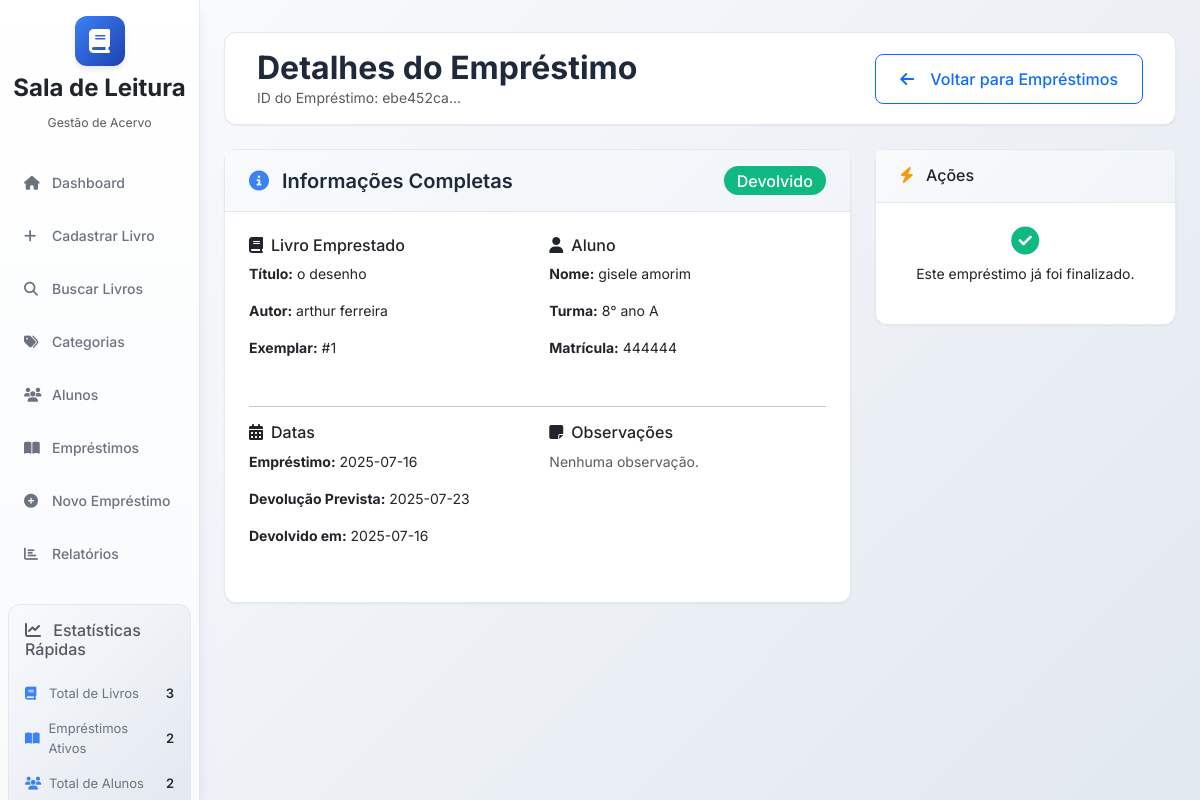
The app's page /loans/ebe452ca-b1a0-4fdb-859c-bb74093d62dc with its own data.
### database/models.py (models this page shows, shortened)
class Book(db.Model):
    __tablename__ = 'books'
    id = db.Column(db.String(36), primary_key=True, default=generate_uuid)
    title = db.Column(db.String(200), nullable=False)
    author = db.Column(db.String(200), nullable=False)
    isbn = db.Column(db.String(20), unique=True)
    total_copies = db.Column(db.Integer, nullable=False)
    category = db.Column(db.String(36), db.ForeignKey('categories.id'))
    publisher = db.Column(db.String(200))
    publication_year = db.Column(db.Integer)
    description = db.Column(db.Text)
    cover_image = db.Column(db.String(500))
    qr_code = db.Column(db.String(100), unique=True)
    created_date = db.Column(db.DateTime, default=datetime.utcnow)
    updated_date = db.Column(db.DateTime, default=datetime.utcnow, onupdate=datetime.utcnow)
    copies = db.relationship('BookCopy', backref='book', lazy=True, cascade='all, delete-orphan')
    loans = db.relationship('Loan', backref='book', lazy=True)

class BookCopy(db.Model):
    __tablename__ = 'book_copies'
    id = db.Column(db.String(36), primary_key=True, default=generate_uuid)
    book_id = db.Column(db.String(36), db.ForeignKey('books.id'), nullable=False)
    copy_number = db.Column(db.Integer, nullable=False)
    shelf = db.Column(db.String(10), nullable=False)
    shelf_section = db.Column(db.String(10), nullable=False)
    position_number = db.Column(db.Integer, nullable=False)
    status = db.Column(db.String(20), db.CheckConstraint("status IN ('available', 'loaned', 'maintenance', 'lost')"), default='available', nullable=False)
    condition = db.Column(db.String(20), db.CheckConstraint("condition IN ('excellent', 'good', 'fair', 'poor')"), default='good', nullable=False)
    notes = db.Column(db.Text)
    created_date = db.Column(db.DateTime, default=datetime.utcnow)
    updated_date = db.Column(db.DateTime, default=datetime.utcnow, onupdate=datetime.utcnow)
    loans = db.relationship('Loan', backref='book_copy', lazy=True)

class Student(db.Model):
    __tablename__ = 'students'
    id = db.Column(db.String(36), primary_key=True, default=generate_uuid)
    name = db.Column(db.String(200), nullable=False)
    class_room = db.Column(db.String(50), nullable=False)
    birth_year = db.Column(db.Integer, nullable=False)
    phone = db.Column(db.String(20))
    address = db.Column(db.Text)
    guardian_name = db.Column(db.String(200), nullable=False)
    guardian_phone = db.Column(db.String(20))
    registration_number = db.Column(db.String(50), unique=True)
    active = db.Column(db.Boolean, default=True)
    created_date = db.Column(db.DateTime, default=datetime.utcnow)
    updated_date = db.Column(db.DateTime, default=datetime.utcnow, onupdate=datetime.utcnow)
    loans = db.relationship('Loan', backref='student', lazy=True)

class Loan(db.Model):
    __tablename__ = 'loans'
    id = db.Column(db.String(36), primary_key=True, default=generate_uuid)
    student_id = db.Column(db.String(36), db.ForeignKey('students.id'), nullable=False)
    book_id = db.Column(db.String(36), db.ForeignKey('books.id'), nullable=False)
    book_copy_id = db.Column(db.String(36), db.ForeignKey('book_copies.id'), nullable=False)
    loan_date = db.Column(db.Date, nullable=False, default=datetime.utcnow().date)
    expected_return_date = db.Column(db.Date, nullable=False)
    actual_return_date = db.Column(db.Date)
    status = db.Column(db.String(20), db.CheckConstraint("status IN ('active', 'returned', 'overdue')"), default='active', nullable=False)
    notes = db.Column(db.Text)
    librarian_id = db.Column(db.String(36))  # Para futuras implementações
    created_date = db.Column(db.DateTime, default=datetime.utcnow)
    updated_date = db.Column(db.DateTime, default=datetime.utcnow, onupdate=datetime.utcnow)

### app.py (the view)
    @app.route('/loans/<loan_id>')
    def loan_details(loan_id):
        loan = Loan.query.get_or_404(loan_id)
        return render_template('loans/loan_details.html', loan=loan)

### utils/helpers.py (called while the page is built)
def format_date(value, format='%Y-%m-%d'):
    if value is None:
        return ""
    if isinstance(value, str):
        try:
            value = datetime.fromisoformat(value).date()
        except ValueError:
            return value
    elif not isinstance(value, (datetime, date)):
        return str(value)
    return value.strftime(format)

### templates/loans/loan_details.html (shortened to what this page needs)
{% extends "base.html" %}
{% block content %}
<div class="main-header d-flex justify-content-between align-items-center py-3 mb-4">
    <div>
        <h1 class="h2 mb-0">Detalhes do Empréstimo</h1>
        <p class="text-muted mb-0">ID do Empréstimo: {{ loan.id[:8] }}...</p>
    </div>
    <a href__="{{ url_for('loans') }}" class="btn btn-outline-primary">
        <i class="fas fa-arrow-left me-2"></i>
        Voltar para Empréstimos
    </a>
</div>
<div class="row">
    <div class="col-lg-8">
        <div class="card fade-in">
            <div class="card-header d-flex justify-content-between align-items-center">
                <h5 class="mb-0">
                    <i class="fas fa-info-circle text-primary me-2"></i>
                    Informações Completas
                </h5>
                <div>
                    {% if loan.status == 'active' %}
                        <span class="badge bg-warning fs-6">Ativo</span>
                    {% elif loan.status == 'returned' %}
                        <span class="badge bg-success fs-6">Devolvido</span>
                    {% else %}
                        <span class="badge bg-danger fs-6">Atrasado</span>
                    {% endif %}
                </div>
            </div>
            <div class="card-body">
                <div class="row">
                    <div class="col-md-6 mb-3">
                        <h6><i class="fas fa-book me-2"></i>Livro Emprestado</h6>
                        <p><strong>Título:</strong> {{ loan.book.title }}</p>
                        <p><strong>Autor:</strong> {{ loan.book.author }}</p>
                        <p><strong>Exemplar:</strong> #{{ loan.book_copy.copy_number }}</p>
                    </div>
                    <div class="col-md-6 mb-3">
                        <h6><i class="fas fa-user me-2"></i>Aluno</h6>
                        <p><strong>Nome:</strong> {{ loan.student.name }}</p>
                        <p><strong>Turma:</strong> {{ loan.student.class_room }}</p>
                        <p><strong>Matrícula:</strong> {{ loan.student.registration_number or 'N/A' }}</p>
                    </div>
                </div>
                <hr>
                <div class="row">
                    <div class="col-md-6 mb-3">
                        <h6><i class="fas fa-calendar-alt me-2"></i>Datas</h6>
                        <p><strong>Empréstimo:</strong> {{ loan.loan_date|format_date }}</p>
                        <p><strong>Devolução Prevista:</strong> {{ loan.expected_return_date|format_date }}</p>
                        <p><strong>Devolvido em:</strong> {{ loan.actual_return_date|format_date if loan.actual_return_date else ' - ' }}</p>
                    </div>
                    <div class="col-md-6 mb-3">
                        <h6><i class="fas fa-sticky-note me-2"></i>Observações</h6>
                        <p class="text-muted">{{ loan.notes or 'Nenhuma observação.' }}</p>
                    </div>
                </div>
            </div>
        </div>
    </div>
    <div class="col-lg-4">
        <div class="card fade-in" style="animation-delay: 0.1s">
            <div class="card-header">
                <h6 class="mb-0">
                    <i class="fas fa-bolt text-warning me-2"></i>
                    Ações
                </h6>
            </div>
            <div class="card-body">
                {% if loan.status == 'active' %}
                    <form method="POST" action="{{ url_for('return_loan', loan_id=loan.id) }}" class="d-grid">
                        <button type="submit" class="btn btn-success">
                            <i class="fas fa-check-circle me-2"></i>
                            Registrar Devolução
                        </button>
                    </form>
                    <p class="text-muted text-center mt-3">
                        {% set remaining = loan.expected_return_date|days_remaining %}
                        {% if remaining < 0 %}
                            <strong class="text-danger">Atrasado há {{ -remaining }} dia(s)</strong>
                        {% elif remaining == 0 %}
                            <strong>Vence hoje!</strong>
                        {% else %}
                            Faltam {{ remaining }} dia(s)
                        {% endif %}
                    </p>
                {% else %}
                    <div class="text-center">
                        <i class="fas fa-check-circle fa-2x text-success mb-2"></i>
                        <p>Este empréstimo já foi finalizado.</p>
                    </div>
                {% endif %}
            </div>
        </div>
    </div>
</div>
{% endblock %}

### static/css/style.css (style rules this page uses)
:root { --primary-color: #3b82f6; --secondary-color: #6b7280; --success-color: #10b981; --warning-color: #f59e0b; --danger-color: #ef4444; --info-color: #06b6d4; --light-color: #f8fafc; --dark-color: #1e293b; --border-color: #e2e8f0; --shadow-sm: 0 1px 2px 0 rgba(0, 0, 0, 0.05); --shadow-md: 0 4px 6px -1px rgba(0, 0, 0, 0.1); --shadow-lg: 0 10px 15px -3px rgba(0, 0, 0, 0.1); }
* { margin: 0; padding: 0; box-sizing: border-box; }
body { font-family: 'Inter', sans-serif; font-size: 14px; line-height: 1.5; color: var(--dark-color); background: linear-gradient(135deg, #f8fafc 0%, #e2e8f0 100%); min-height: 100vh; }
.main-header { background: white; border-radius: 12px; padding: 2rem; margin-bottom: 2rem; box-shadow: var(--shadow-sm); border: 1px solid var(--border-color); }
.main-header h1 { color: var(--dark-color); font-weight: 700; margin-bottom: 0.5rem; }
.card { border: 1px solid var(--border-color); border-radius: 12px; box-shadow: var(--shadow-sm); background: white; transition: all 0.2s ease; }
.card-header { background: linear-gradient(135deg, #f8fafc 0%, #f1f5f9 100%); border-bottom: 1px solid var(--border-color); padding: 1rem 1.5rem; border-radius: 12px 12px 0 0; }
.card-header h5 { font-weight: 600; color: var(--dark-color); margin: 0; }
.card-body { padding: 1.5rem; }
.btn { border-radius: 8px; font-weight: 500; padding: 0.75rem 1.5rem; transition: all 0.2s ease; display: inline-flex; align-items: center; gap: 0.5rem; }
.fade-in { animation: fadeIn 0.6s ease-out; }
.badge { font-size: 11px; font-weight: 500; padding: 0.4em 0.8em; border-radius: 20px; }
.text-primary { color: var(--primary-color) !important; }
.text-success { color: var(--success-color) !important; }
.text-warning { color: var(--warning-color) !important; }
.bg-success { background-color: var(--success-color) !important; }

### records on screen
Book: book "o desenho", book.author "arthur ferreira"
BookCopy: book_copy.copy_number "1"
Student: student.name "gisele amorim", student.class_room "8° ano A", student "444444"
Loan: loan_date "2025-07-16", expected_return_date "2025-07-23", actual_return_date "2025-07-16", notes "Nenhuma observação."

### other values on screen
{{ loan.id[:8] }} "ebe452ca"
